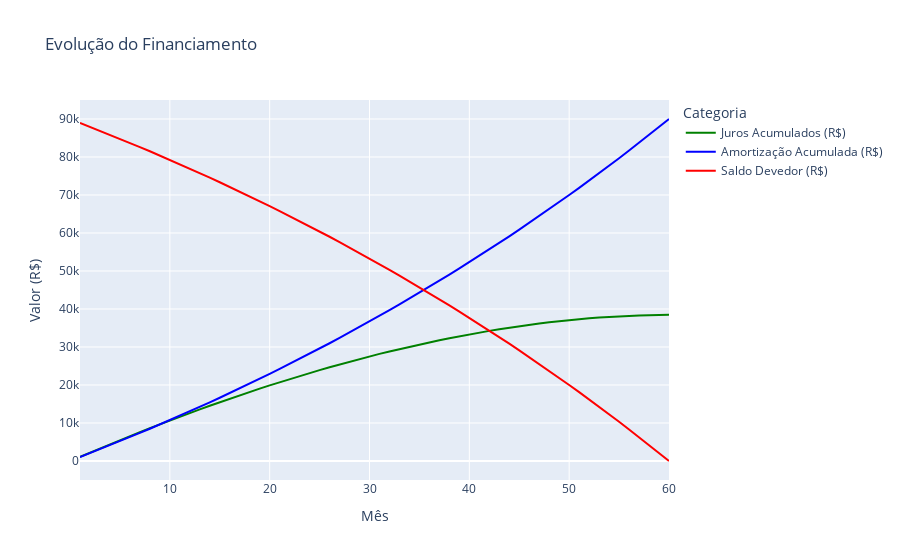

Notebook cell for this chart:
### Markdown cell above
### 1)
- FINANCIAMENTO DE AUTOMÓVEL (USADO OU ZEROKM)
VIA TABELA PRICE COM A ENTRADA MÍNIMA EXIGIDA
PELA INSTITUIÇÃO.
- ANALISAR O TOTAL DE JUROS PAGOS
- ANALISAR O PROPORCIONAL DE QUANTAS VEZES SE
PAGA SOBRE O VALOR A VISTA
- COMPROVAR A FONTE DOS DADOS NO RELATÓRIO

### Code cell
simulador_carro(r=0.15, t=60, valor_total_bem=100000, entrada_percentual=0.1)

### Figure 1 — Plotly figure (JSON) as saved in the notebook; plotly's stock layout.template omitted (floating-point values rounded to 4 significant figures)
{"data": [{"hovertemplate": "Categoria=Juros Acumulados (R$)<br>Mês=%{x}<br>Valor (R$)=%{y}<extra></extra>", "legendgroup": "Juros Acumulados (R$)", "line": {"color": "green", "dash": "solid"}, "marker": {"symbol": "circle"}, "mode": "lines", "name": "Juros Acumulados (R$)", "orientation": "v", "showlegend": true, "type": "scatter", "x": [1, 2, 3, 4, 5, 6, 7, 8, 9, 10, 11, 12, 13, 14, 15, 16, 17, 18, 19, 20, 21, 22, 23, 24, 25, 26, 27, 28, 29, 30, 31, 32, 33, 34, 35, 36, 37, 38, 39, 40, 41, 42, 43, 44, 45, 46, 47, 48, 49, 50, 51, 52, 53, 54, 55, 56, 57, 58, 59, 60], "xaxis": "x", "y": [1125.0, 2237.0, 3337.0, 4423.0, 5496.0, 6556.0, 7603.0, 8635.0, 9654.0, 10660.0, 11650.0, 12630.0, 13590.0, 14530.0, 15470.0, 16380.0, 17280.0, 18170.0, 19040.0, 19900.0, 20730.0, 21560.0, 22360.0, 23150.0, 23920.0, 24680.0, 25420.0, 26140.0, 26840.0, 27520.0, 28190.0, 28840.0, 29470.0, 30080.0, 30670.0, 31240.0, 31790.0, 32320.0, 32830.0, 33330.0, 33800.0, 34250.0, 34680.0, 35080.0, 35470.0, 35830.0, 36180.0, 36490.0, 36790.0, 37060.0, 37310.0, 37540.0, 37740.0, 37920.0, 38080.0, 38200.0, 38310.0, 38390.0, 38440.0, 38470.0], "yaxis": "y"}, {"hovertemplate": "Categoria=Amortização Acumulada (R$)<br>Mês=%{x}<br>Valor (R$)=%{y}<extra></extra>", "legendgroup": "Amortização Acumulada (R$)", "line": {"color": "blue", "dash": "solid"}, "marker": {"symbol": "circle"}, "mode": "lines", "name": "Amortização Acumulada (R$)", "orientation": "v", "showlegend": true, "type": "scatter", "x": [1, 2, 3, 4, 5, 6, 7, 8, 9, 10, 11, 12, 13, 14, 15, 16, 17, 18, 19, 20, 21, 22, 23, 24, 25, 26, 27, 28, 29, 30, 31, 32, 33, 34, 35, 36, 37, 38, 39, 40, 41, 42, 43, 44, 45, 46, 47, 48, 49, 50, 51, 52, 53, 54, 55, 56, 57, 58, 59, 60], "xaxis": "x", "y": [1016.0, 2045.0, 3087.0, 4141.0, 5209.0, 6290.0, 7385.0, 8493.0, 9616.0, 10750.0, 11900.0, 13070.0, 14250.0, 15440.0, 16650.0, 17870.0, 19110.0, 20370.0, 21640.0, 22930.0, 24230.0, 25550.0, 26880.0, 28240.0, 29600.0, 30990.0, 32390.0, 33810.0, 35250.0, 36710.0, 38190.0, 39680.0, 41190.0, 42720.0, 44270.0, 45840.0, 47430.0, 49040.0, 50670.0, 52320.0, 53990.0, 55680.0, 57390.0, 59120.0, 60880.0, 62660.0, 64460.0, 66280.0, 68120.0, 69990.0, 71880.0, 73800.0, 75730.0, 77700.0, 79680.0, 81700.0, 83730.0, 85800.0, 87890.0, 90000.0], "yaxis": "y"}, {"hovertemplate": "Categoria=Saldo Devedor (R$)<br>Mês=%{x}<br>Valor (R$)=%{y}<extra></extra>", "legendgroup": "Saldo Devedor (R$)", "line": {"color": "red", "dash": "solid"}, "marker": {"symbol": "circle"}, "mode": "lines", "name": "Saldo Devedor (R$)", "orientation": "v", "showlegend": true, "type": "scatter", "x": [1, 2, 3, 4, 5, 6, 7, 8, 9, 10, 11, 12, 13, 14, 15, 16, 17, 18, 19, 20, 21, 22, 23, 24, 25, 26, 27, 28, 29, 30, 31, 32, 33, 34, 35, 36, 37, 38, 39, 40, 41, 42, 43, 44, 45, 46, 47, 48, 49, 50, 51, 52, 53, 54, 55, 56, 57, 58, 59, 60], "xaxis": "x", "y": [88980.0, 87960.0, 86910.0, 85860.0, 84790.0, 83710.0, 82610.0, 81510.0, 80380.0, 79250.0, 78100.0, 76930.0, 75750.0, 74560.0, 73350.0, 72130.0, 70890.0, 69630.0, 68360.0, 67070.0, 65770.0, 64450.0, 63120.0, 61760.0, 60400.0, 59010.0, 57610.0, 56190.0, 54750.0, 53290.0, 51810.0, 50320.0, 48810.0, 47280.0, 45730.0, 44160.0, 42570.0, 40960.0, 39330.0, 37680.0, 36010.0, 34320.0, 32610.0, 30880.0, 29120.0, 27340.0, 25540.0, 23720.0, 21880.0, 20010.0, 18120.0, 16200.0, 14270.0, 12300.0, 10320.0, 8303.0, 6266.0, 4203.0, 2115.0, -0.0], "yaxis": "y"}], "layout": {"legend": {"title": {"text": "Categoria"}, "tracegroupgap": 0}, "title": {"text": "Evolução do Financiamento"}, "xaxis": {"anchor": "y", "domain": [0, 1], "title": {"text": "Mês"}}, "yaxis": {"anchor": "x", "domain": [0, 1], "title": {"text": "Valor (R$)"}}}}
